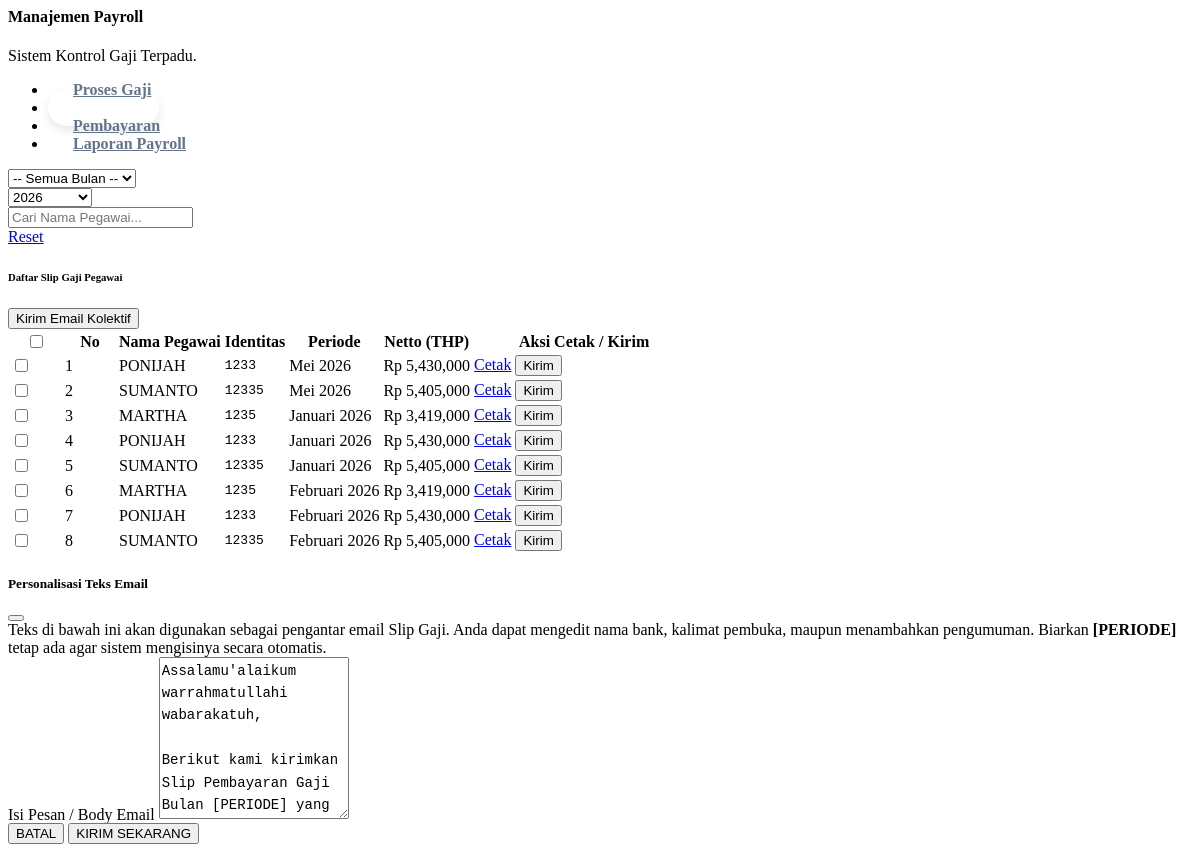
The page /hr_payroll.php?page=penggajian&tab=slip (signed in) on the database its author committed.
### tables this page shows
CREATE TABLE `hr_payroll_detail` (
  `id` int(11) NOT NULL AUTO_INCREMENT,
  `payroll_id` int(11) NOT NULL,
  `pegawai_id` int(11) NOT NULL,
  `gapok` double DEFAULT 0,
  `tunjangan` double DEFAULT 0,
  `potongan` double DEFAULT 0,
  `gaji_bersih` double DEFAULT 0,
  `status_bayar` tinyint(1) DEFAULT 0,
  `is_processed` tinyint(1) DEFAULT 1,
  `link_jurnal_id` int(11) DEFAULT NULL,
  `keterangan_gaji` varchar(255) DEFAULT NULL,
  PRIMARY KEY (`id`),
  KEY `idx_payroll_hdr` (`payroll_id`),
  KEY `idx_payroll_peg` (`pegawai_id`),
  CONSTRAINT `hr_payroll_detail_ibfk_1` FOREIGN KEY (`payroll_id`) REFERENCES `hr_payroll_header` (`id`) ON DELETE CASCADE,
  CONSTRAINT `hr_payroll_detail_ibfk_2` FOREIGN KEY (`pegawai_id`) REFERENCES `hr_pegawai` (`id`)
);

CREATE TABLE `hr_pegawai` (
  `id` int(11) NOT NULL AUTO_INCREMENT,
  `nip` varchar(30) NOT NULL,
  `nama_lengkap` varchar(150) NOT NULL,
  `jk` enum('L','P') DEFAULT NULL,
  `tgl_lahir` date DEFAULT NULL,
  `status_pegawai` enum('Tetap','Kontrak','Honorer','Magang') DEFAULT 'Kontrak',
  `jabatan` varchar(150) DEFAULT NULL,
  `unit_kerja` varchar(100) DEFAULT NULL,
  `tgl_masuk` date DEFAULT NULL,
  `status_aktif` tinyint(1) DEFAULT 1,
  `rekening_bank` varchar(50) DEFAULT NULL,
  `npwp` varchar(30) DEFAULT NULL,
  `email` varchar(100) DEFAULT NULL,
  `no_hp` varchar(20) DEFAULT NULL,
  `user_id` int(11) DEFAULT NULL,
  `created_at` timestamp NOT NULL DEFAULT current_timestamp(),
  PRIMARY KEY (`id`),
  UNIQUE KEY `nip` (`nip`),
  KEY `jabatan_id` (`jabatan`)
);

CREATE TABLE `hr_payroll_header` (
  `id` int(11) NOT NULL AUTO_INCREMENT,
  `periode_bulan` tinyint(4) NOT NULL,
  `periode_tahun` int(11) NOT NULL,
  `tgl_slip` date DEFAULT NULL,
  `tgl_proses` datetime DEFAULT current_timestamp(),
  `total_gross` double DEFAULT 0,
  `total_potongan` double DEFAULT 0,
  `total_netto` double DEFAULT 0,
  `status` varchar(30) DEFAULT 'Draft',
  `jurnal_id` int(11) DEFAULT NULL,
  `pembayaran_jurnal_id` int(11) DEFAULT NULL,
  `created_by` int(11) DEFAULT NULL,
  PRIMARY KEY (`id`),
  UNIQUE KEY `periode_bulan` (`periode_bulan`,`periode_tahun`),
  UNIQUE KEY `uniq_periode` (`periode_bulan`,`periode_tahun`),
  UNIQUE KEY `idx_unique_periode` (`periode_bulan`,`periode_tahun`),
  KEY `idx_status` (`status`),
  KEY `idx_payroll_status` (`status`)
);

### hr_payroll.php (the view, shortened to what this page needs)
<?php
$active_tab = $_GET['tab'] ?? 'proses';
$view = $_GET['view'] ?? 'main';
$nama_bulan = ["", "Januari", "Februari", "Maret", "April", "Mei", "Juni", "Juli", "Agustus", "September", "Oktober", "November", "Desember"];
?>
<div class="container-fluid py-4 animate__animated animate__fadeIn text-dark">
    <div class="card shadow-sm border-0 rounded-4 overflow-hidden bg-white">
        <div class="card-header bg-white pt-4 px-4 border-0 d-flex justify-content-between align-items-center">
            <div>
                <h4 class="fw-bold text-primary mb-0"><i class="fas fa-file-invoice-dollar me-2"></i>Manajemen Payroll</h4>
                <p class="text-muted small fw-bold mb-0 text-uppercase">Sistem Kontrol Gaji Terpadu.</p>
            </div>
        </div>
        <div class="card-body p-4">
            <?php if($view == 'main'): ?>
            <ul class="nav nav-pills mb-4">
                <li class="nav-item"><a class="nav-link <?= $active_tab == 'proses' ? 'active' : '' ?>" href="?page=penggajian&tab=proses">Proses Gaji</a></li>
                <li class="nav-item"><a class="nav-link <?= $active_tab == 'slip' ? 'active' : '' ?>" href="?page=penggajian&tab=slip">Slip Gaji</a></li>
                <li class="nav-item"><a class="nav-link <?= $active_tab == 'bayar' ? 'active' : '' ?>" href="?page=penggajian&tab=bayar">Pembayaran</a></li>
                <li class="nav-item"><a class="nav-link <?= $active_tab == 'laporan' ? 'active' : '' ?>" href="?page=penggajian&tab=laporan">Laporan Payroll</a></li>
            </ul>
            <div class="tab-content">
                <?php if($active_tab == 'slip'): ?>
                <div class="animate__animated animate__fadeIn">
                    <?php
                        $f_tahun  = $_GET['f_tahun'] ?? date('Y');
                        $f_search = $_GET['f_search'] ?? '';
                    ?>
                    <div class="card bg-light border-0 rounded-4 p-3 mb-4 shadow-sm">
                        <form action="" method="GET" class="row g-2 align-items-center">
                            <div class="col-md-2">
                                <select name="f_bulan" class="form-select border-0 shadow-sm rounded-pill px-3 fw-bold" onchange="this.form.submit()">
                                    <option value="">-- Semua Bulan --</option>
                                </select>
                            </div>
                            <div class="col-md-2">
                                <select name="f_tahun" class="form-select border-0 shadow-sm rounded-pill px-3 fw-bold text-primary" onchange="this.form.submit()">
                                    <?php for($y=date('Y')+1; $y>=2020; $y--) echo "<option value='$y' ".($f_tahun==$y?'selected':'').">$y</option>"; ?>
                                </select>
                            </div>
                            <div class="col-md-6 position-relative">
                                <div class="position-relative shadow-sm rounded-pill overflow-hidden border bg-white d-flex align-items-center">
                                    <input type="text" name="f_search" id="inpSearchPegawai" class="form-control border-0 bg-transparent px-3 fw-bold shadow-none" placeholder="Cari Nama Pegawai..." value="<?= htmlspecialchars($f_search) ?>" autocomplete="off">
                                </div>
                            </div>
                            <div class="col-md-2 text-end">
                                <a href="?page=penggajian&tab=slip" class="btn btn-outline-secondary w-100 rounded-pill fw-bold border shadow-sm">Reset</a>
                            </div>
                        </form>
                    </div>
                    <div class="d-flex justify-content-between align-items-center mb-3">
                        <h6 class="fw-bold text-dark mb-0"><i class="fas fa-file-invoice me-2"></i>Daftar Slip Gaji Pegawai</h6>
                        <button type="button" class="btn btn-success rounded-pill px-4 fw-bold shadow-sm" onclick="prepareEmailSlip('bulk')">
                            <i class="fas fa-paper-plane me-2"></i>Kirim Email Kolektif
                        </button>
                    </div>
                    <div class="table-responsive rounded-4 border bg-white shadow-sm">
                        <table class="table table-hover align-middle mb-0">
                            <thead class="table-light small text-uppercase fw-bold text-muted">
                                <tr>
                                    <th class="ps-4 text-center" width="50">
                                        <input class="form-check-input border-secondary shadow-sm" type="checkbox" id="checkAllSlip" title="Pilih Semua">
                                    </th>
                                    <th width="50">No</th>
                                    <th>Nama Pegawai</th>
                                    <th>Identitas</th>
                                    <th>Periode</th>
                                    <th class="text-end">Netto (THP)</th>
                                    <th class="text-center pe-4" width="220">Aksi Cetak / Kirim</th>
                                </tr>
                            </thead>
                            <tbody>
                                <?php
                                $where_slip = "WHERE UPPER(h.status) != 'DRAFT'";
                                if($f_tahun)  $where_slip .= " AND h.periode_tahun = '$f_tahun'";
                                $sql_slip = "SELECT d.*, p.nama_lengkap, p.nip, h.periode_bulan, h.periode_tahun
                                             FROM hr_payroll_detail d
                                             JOIN hr_pegawai p ON d.pegawai_id = p.id
                                             JOIN hr_payroll_header h ON d.payroll_id = h.id
                                             $where_slip
                                             ORDER BY h.id DESC, p.nama_lengkap ASC LIMIT 100";
                                $res_slip = $conn->query($sql_slip);
                                $no=1;
                                if($res_slip && $res_slip->num_rows > 0):
                                    while($s = $res_slip->fetch_assoc()): ?>
                                    <tr>
                                        <td class="ps-4 text-center">
                                            <input class="form-check-input chk-slip border-secondary" type="checkbox" name="slip_ids[]" value="<?= $s['id'] ?>">
                                        </td>
                                        <td class="text-center text-muted"><?= $no++ ?></td>
                                        <td class="fw-bold text-dark"><?= strtoupper($s['nama_lengkap']) ?></td>
                                        <td><code><?= $s['nip'] ?></code></td>
                                        <td><span class="badge bg-light text-dark border"><?= $nama_bulan[$s['periode_bulan']] ?> <?= $s['periode_tahun'] ?></span></td>
                                        <td class="text-end fw-bold text-success">Rp <?= number_format($s['gaji_bersih']) ?></td>
                                        <td class="text-center pe-4">
                                            <div class="btn-group btn-group-sm rounded-pill shadow-sm border overflow-hidden">
                                                <a href="print_slip_gaji.php?id=<?= $s['id'] ?>" target="_blank" class="btn btn-light text-primary border-end border-0 px-3 fw-bold" title="Cetak/Lihat PDF"><i class="fas fa-print"></i> Cetak</a>
                                                <button type="button" class="btn btn-light text-success border-0 px-3 fw-bold" onclick="prepareEmailSlip('single', <?= $s['id'] ?>)" title="Kirim via Email"><i class="fas fa-paper-plane me-1"></i> Kirim</button>
                                            </div>
                                        </td>
                                    </tr>
                                    <?php endwhile;
                                else: echo '<tr><td colspan="7" class="text-center py-5 text-muted small italic">Tidak ada slip yang sesuai kriteria.</td></tr>'; endif; ?>
                            </tbody>
                        </table>
                    </div>
                </div>
                <?php endif; ?>
            </div>
            <?php endif; ?>
        </div>
    </div>
</div>
<div class="modal fade" id="modalCustomEmail" tabindex="-1" data-bs-backdrop="static">
    <div class="modal-dialog modal-dialog-centered modal-lg text-dark">
        <div class="modal-content border-0 shadow-lg rounded-4 overflow-hidden">
            <div class="modal-header bg-success text-white p-4 border-0">
                <h5 class="modal-title fw-bold"><i class="fas fa-envelope-open-text me-2"></i>Personalisasi Teks Email</h5>
                <button type="button" class="btn-close btn-close-white shadow-none" data-bs-dismiss="modal"></button>
            </div>
            <div class="modal-body p-4 bg-light text-start">
                <div class="alert alert-success bg-success bg-opacity-10 border-success border-opacity-25 shadow-sm rounded-4 small mb-4 text-dark">
                    <i class="fas fa-lightbulb me-1"></i> Teks di bawah ini akan digunakan sebagai pengantar email Slip Gaji. Anda dapat mengedit nama bank, kalimat pembuka, maupun menambahkan pengumuman. Biarkan <b>[PERIODE]</b> tetap ada agar sistem mengisinya secara otomatis.
                </div>
                <label class="small fw-bold text-muted mb-2 uppercase">Isi Pesan / Body Email</label>
                <textarea id="custom_email_text_input" class="form-control shadow-sm border-0 rounded-4 p-3 text-dark" rows="7" style="line-height: 1.6; font-size: 14px;">Assalamu'alaikum warrahmatullahi wabarakatuh,
Berikut kami kirimkan Slip Pembayaran Gaji Bulan [PERIODE] yang sudah di transfer ke Rekening Payroll BSI masing-masing.
Atas perhatiannya kami ucapkan terimakasih.
Wassalamu'alaikum.</textarea>
            </div>
            <div class="modal-footer p-4 border-0 bg-white d-flex justify-content-end">
                <button type="button" class="btn btn-light rounded-pill px-4 fw-bold text-muted shadow-sm" data-bs-dismiss="modal">BATAL</button>
                <button type="button" class="btn btn-success rounded-pill px-5 fw-bold shadow" onclick="executeSendEmail()"><i class="fas fa-paper-plane me-2"></i>KIRIM SEKARANG</button>
            </div>
        </div>
    </div>
</div>

### hr_payroll.php (style rules this page uses)
.nav-pills .nav-link { color: #64748b; font-weight: 700; border-radius: 50px; padding: 10px 25px; margin-right: 5px; }
.nav-pills .nav-link.active { background-color: var(--bs-primary); color: #fff; box-shadow: 0 4px 10px rgba(0,0,0,0.1); }

### rows shown on the page
hr_payroll_detail: pegawai.nama_lengkap "PONIJAH", pegawai.nip "1233", payroll.periode_bulan "Mei", payroll.periode_tahun "2026", gaji_bersih "5,430,000"
hr_payroll_detail: pegawai.nama_lengkap "SUMANTO", pegawai.nip "12335", payroll.periode_bulan "Mei", payroll.periode_tahun "2026", gaji_bersih "5,405,000"
hr_payroll_detail: pegawai.nama_lengkap "MARTHA", pegawai.nip "1235", payroll.periode_bulan "Januari", payroll.periode_tahun "2026", gaji_bersih "3,419,000"
hr_payroll_detail: pegawai.nama_lengkap "PONIJAH", pegawai.nip "1233", payroll.periode_bulan "Januari", payroll.periode_tahun "2026", gaji_bersih "5,430,000"
hr_payroll_detail: pegawai.nama_lengkap "SUMANTO", pegawai.nip "12335", payroll.periode_bulan "Januari", payroll.periode_tahun "2026", gaji_bersih "5,405,000"
hr_payroll_detail: pegawai.nama_lengkap "MARTHA", pegawai.nip "1235", payroll.periode_bulan "Februari", payroll.periode_tahun "2026", gaji_bersih "3,419,000"
hr_payroll_detail: pegawai.nama_lengkap "PONIJAH", pegawai.nip "1233", payroll.periode_bulan "Februari", payroll.periode_tahun "2026", gaji_bersih "5,430,000"
hr_payroll_detail: pegawai.nama_lengkap "SUMANTO", pegawai.nip "12335", payroll.periode_bulan "Februari", payroll.periode_tahun "2026", gaji_bersih "5,405,000"

### other values the page prints
form field f_tahun "2026"
